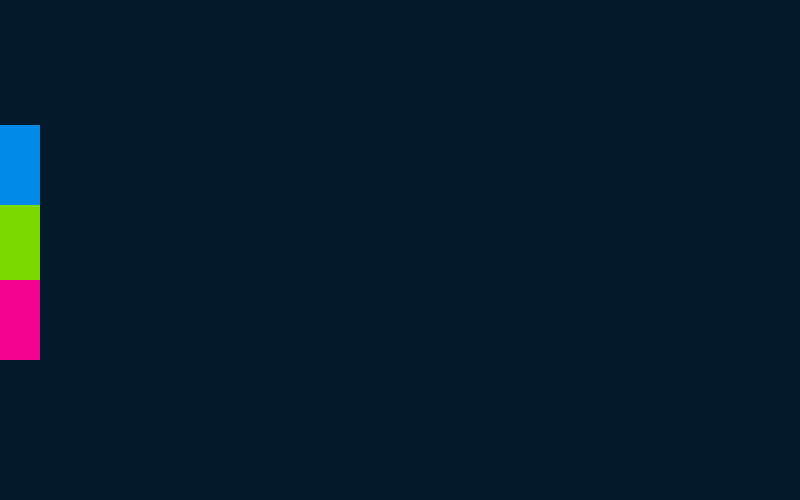
Frame 1 (no input)
Frame 60 (the mouse pressed at the canvas centre just before this capture): identical to frame 1, image omitted
Frame 120 (the mouse held since frame 60 and released just before this capture): identical to frame 1, image omitted

The Processing sketch that drew this single still picture (run headless with seeded random() and noise(); from frame 60 on, the mouse is pressed at the canvas centre):

// Processing sketch: processing_26354
// ── processing_26354.pde

boolean button1 = false;
boolean button2 = false;
boolean button3 = false;


int x1=color (2,138,233);
int x2=color (123,217,0);
int x3=color (243,2,143);


int y=450;
int h=475;


int w=50;



void setup() {
  size(800,500);
  smooth();
  background(2,26,42);
}

//cuadros
void draw() {
  fill(2,138,233);
  noStroke();
  rect(0,height/4,40,80);


  fill(123,217,0);
  rect(0,height/2-45,40,80);


  fill(243,2,143);
  rect(0,height/2+30,40,80);
}

//botones

void mouseDragged() {
  //Function button1
  if (button1) {
    fill(2,138,233);
    ellipse(mouseX,mouseY,20,20);
  }


  //Function button2
  if (button2) {
    fill(123,217,0);
    ellipse(mouseX,mouseY,20,20);
  }


  //Function button3
  if (button3) {
    fill(243,2,143);
    ellipse(mouseX,mouseY,20,20);
  }
}



void mousePressed() {
  //MAPEANDO LA POSICION DE LOS CUADROS
  //primer x= posicion, 2da x= ancho del cuadro, 1er y= posicion, 2da y=SUMA DE PRIMER Y MAS altura.
  
  if (mouseX>0 && mouseX<40 && mouseY>125 &&mouseY<205 &&(mousePressed == true)) {
    button1 = !button1;
    button2 =false; 
    button3 = false;
  }


  if(mouseX>0 && mouseX<40 && mouseY>205 &&mouseY<285 &&(mousePressed == true)) {
    button2 = !button2;
    button1 = false; 
    button3 = false;
  }


  if (mouseX>0 && mouseX<40 && mouseY>280 &&mouseY<360 &&(mousePressed == true)) {
    button3 = !button3;
    button1 = false; 
    button2 = false;
  }
}


void keyPressed() {
  if (key=='c') {
    fill(2,26,42);
    rect(0,0,width,height);
  }
}
